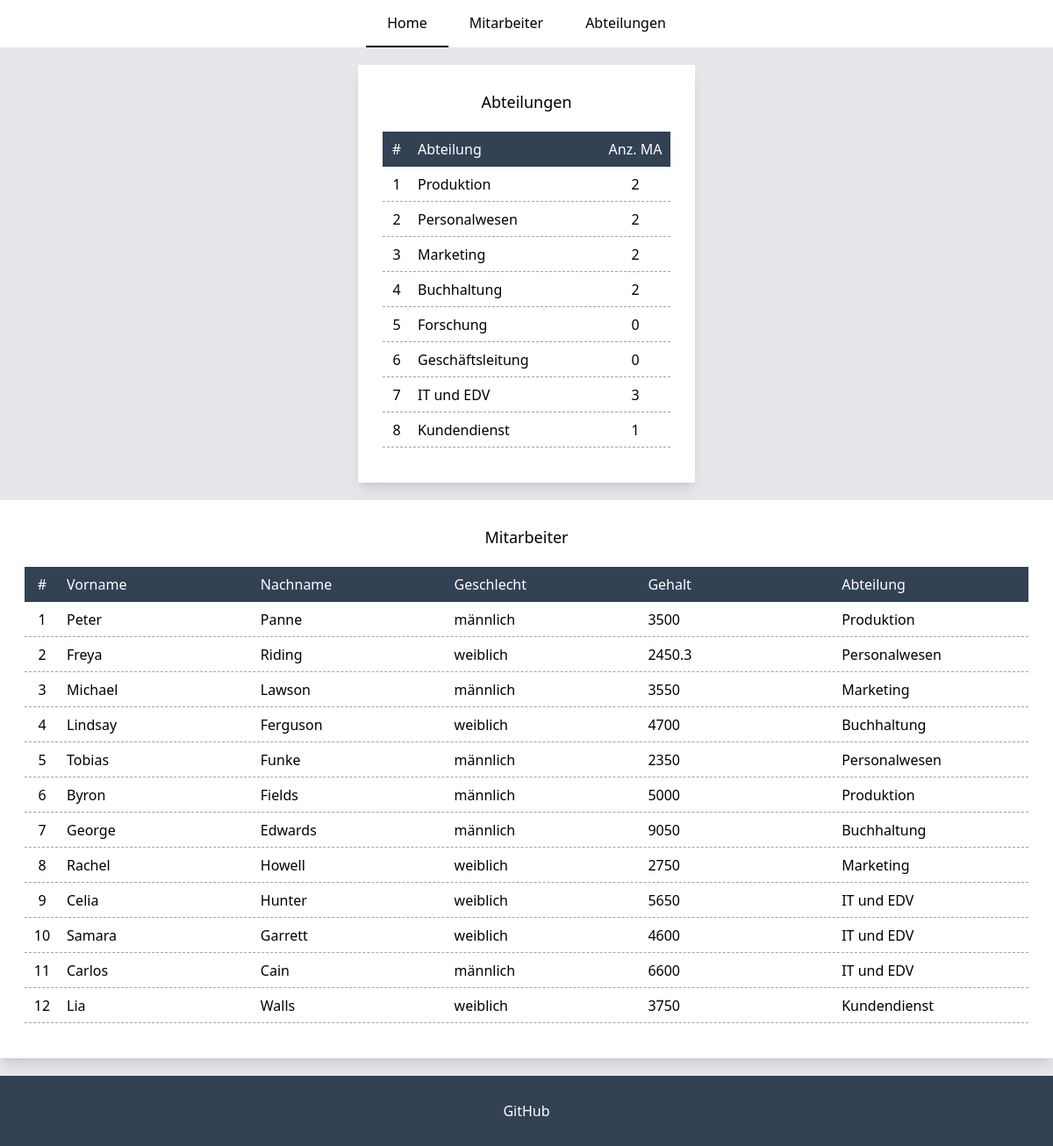
The page / on the database its author committed.
### tables this page shows
create table departments (
                             id int primary key auto_increment,
                             name varchar(45) not null,
                             UNIQUE (name)
);

create table employees (
                           id int primary key auto_increment,
                           firstname varchar(45) not null,
                           lastname varchar(45) not null,
                           gender_id int,
                           salary  double not null,
                           department_id int,
                           FOREIGN KEY(department_id) REFERENCES departments(id)
                               ON DELETE SET NULL
                               ON UPDATE SET NULL,
                           FOREIGN KEY(gender_id) REFERENCES genders(id)
                               ON DELETE SET NULL
                               ON UPDATE SET NULL,
                           CONSTRAINT UC_Employee UNIQUE (firstname,lastname)
);

create table genders (
                         id int primary key auto_increment,
                         gender varchar(10) not null
);

### src/classes/GlobalClass.php (called while the page is built, shortened)
<?php
require_once "src/service/DBApi.php";
abstract class GlobalClass
{
    private DBApi $api;
    private string $tableName;
    protected function __construct(string $tableName)
    {
        $this->api = new DBApi();
        $this->tableName = $tableName;
    }
    public function getAllDepartments(): array
    {
        return $this->api->getDepartments($this->tableName);
    }
    public function getAllEmployees(): array
    {
        return $this->api->getEmployeesWithPK($this->tableName);
    }
}

### src/service/DBConfig.php (called while the page is built, shortened)
<?php
class DBConfig
{
    private static object $dbh;
    public static function connect(): object
    {
        if (!isset(self::$dbh)) {
            try {
                self::$dbh = new mysqli(
                    DB_SERVER,
                    DB_USERNAME,
                    DB_PASSWORD,
                    DB_NAME);
            } catch (Exception $error) {
                onError($error);
                die();
            }
        }
        return self::$dbh;
    }
}

### src/service/DBApi.php (called while the page is built, shortened)
<?php
require_once "DBConfig.php";
class DBApi
{
    public function getDepartments($table): array
    {
        $results = [];
        try {
            $query = "SELECT $table.id, name, COUNT(e.department_id) AS 'count' FROM $table
                            LEFT JOIN employees e ON e.department_id = $table.id
                            GROUP BY $table.id
            ";
            $result = DBConfig::connect()->query($query);
            for ($results = array(); $row = $result->fetch_assoc(); $results[] = $row) ;
        } catch (Exception $error) {
            onError($error);
        }
        return $results;
    }
    public function getEmployeesWithPK($table): array
    {
        $results = [];
        try {
            $query = "SELECT $table.id, firstname, lastname, salary, gender, name
                    FROM $table
                    LEFT JOIN departments d ON d.id = $table.department_id
                    LEFT JOIN genders g ON g.id = $table.gender_id
                    GROUP BY $table.id";
            $result = DBConfig::connect()->query($query);
            for ($results = array(); $row = $result->fetch_assoc(); $results[] = $row) ;
        } catch (Exception $error) {
            onError($error);
        }
        return $results;
    }
}

### src/classes/Department.php (called while the page is built, shortened)
<?php
require_once "GlobalClass.php";
class Department extends GlobalClass
{
    public function getDepartments(): array
    {
        return $this->getAllDepartments();
    }
}

### src/router/Router.php (called while the page is built, shortened)
<?php
require_once "src/service/DBApi.php";
class Router
{
    private array $handlers;
    private function addHandler(string $method, string $path, $handler): void
    {
        $this->handlers[$method . $path] = [
            'path' => $path,
            'method' => $method,
            'handler' => $handler
        ];
    }
    public function run(): void
    {
        $requestUri = parse_url($_SERVER['REQUEST_URI']);
        $requestPath = $requestUri['path'];
        $method = $_SERVER['REQUEST_METHOD'];
        $callback = null;
        foreach ($this->handlers as $handler) {
            if ($handler['path'] === $requestPath && $method === $handler['method']) {
                $callback = $handler['handler'];
            }
        }
        if (is_string($callback)) {
            $parts = explode('::', $callback);
            if (is_array($parts)) {
                $className = array_shift($parts);
                $handler = new $className();
                $method = array_shift($parts);
                $callback = [$handler, $method];
            }
        }
        call_user_func_array($callback, [
            array_merge($_GET, $_POST)
        ]);
    }
}

### index.php (called while the page is built, shortened)
<?php
require_once "src/service/DBApi.php";
require_once "src/classes/Department.php";
require_once "src/classes/views/MainPage.php";
require_once "src/router/Router.php";
$router = new Router();
$router->get('/', MainPage::class . '::getContent');
$router->get('/employees', EmployeePage::class . '::execute');
$router->post('/employees', EmployeePage::class . '::execute');
$router->get('/departments', DepartmentPage::class . '::execute');
$router->post('/departments', DepartmentPage::class . '::execute');
$router->addNotFoundHandler(NotFoundPage::class . '::getContent');
$router->run();

### src/classes/Employee.php (called while the page is built, shortened)
<?php
require_once "GlobalClass.php";
class Employee extends GlobalClass
{
    public function getEmployees(): array
    {
        return $this->getAllEmployees();
    }
}

### src/classes/views/MainPage.php (the view, shortened to what this page needs)
<?php
require_once "src/classes/views/Modules.php";
class MainPage extends Modules
{
    protected function getMiddle(): string
    {
        $sr['departmentsTable'] = $this->showDepartmentsPreView();
        $sr['employeesTable'] = $this->showEmployeesPreView();
        return $this->getReplaceTemplate($sr, "home");
    }
    private function showDepartmentsPreView(): string
    {
        $data = $this->department->getDepartments();
        $html = '';
        foreach ($data as $i => $item) {
            $html .= '
                    <li class="flex h-10 border-b border-gray-400 border-dashed">
                        <span class="flex self-center justify-center w-8">' . ++$i . '</span>
                        <span class="flex self-center basis-20 grow pl-2">' . $item['name'] . '</span>
                        <span class="flex self-center justify-center basis-20 ">' . $item['count'] . '</span>
                    </li>';
        }
        return $html;
    }
    private function showEmployeesPreView(): string
    {
        $data = $this->employee->getEmployees();
        $html = '';
        foreach ($data as $i => $item) {
            $html .= '
                    <li class="flex h-10 border-b border-gray-400 border-dashed">
                        <span class="flex self-center justify-center basis-10 flex-2">' . ++$i . '</span>
                        <span class="flex self-center basis-20 flex-1 pl-2">' . $item['firstname'] . '</span>
                        <span class="
                            flex self-center
                            basis-20 flex-1
                            pl-2
                            ">' . $item['lastname'] . '</span>
                        <span class="flex self-center basis-20 flex-1 pl-2 sm:flex hidden">' . $item['gender'] . '</span>
                        <span class="flex self-center basis-20 flex-1 pl-2 sm:flex hidden">' . $item['salary'] . '</span>
                        <span class="flex self-center basis-20 flex-1 pl-2 sm:flex hidden ">' . $item['name'] . '</span>
                    </li>';
        }
        return $html;
    }
}

### rows shown on the page
departments: name "Produktion", count "2"
departments: name "Personalwesen", count "2"
departments: name "Marketing", count "2"
departments: name "Buchhaltung", count "2"
departments: name "Forschung", count "0"
departments: name "Geschäftsleitung", count "0"
departments: name "IT und EDV", count "3"
departments: name "Kundendienst", count "1"
employees: firstname "Peter", lastname "Panne", gender.gender "männlich", salary "3500", department.name "Produktion"
employees: firstname "Freya", lastname "Riding", gender.gender "weiblich", salary "2450.3", department.name "Personalwesen"
employees: firstname "Michael", lastname "Lawson", gender.gender "männlich", salary "3550", department.name "Marketing"
employees: firstname "Lindsay", lastname "Ferguson", gender.gender "weiblich", salary "4700", department.name "Buchhaltung"
employees: firstname "Tobias", lastname "Funke", gender.gender "männlich", salary "2350", department.name "Personalwesen"
employees: firstname "Byron", lastname "Fields", gender.gender "männlich", salary "5000", department.name "Produktion"
employees: firstname "George", lastname "Edwards", gender.gender "männlich", salary "9050", department.name "Buchhaltung"
employees: firstname "Rachel", lastname "Howell", gender.gender "weiblich", salary "2750", department.name "Marketing"
employees: firstname "Celia", lastname "Hunter", gender.gender "weiblich", salary "5650", department.name "IT und EDV"
employees: firstname "Samara", lastname "Garrett", gender.gender "weiblich", salary "4600", department.name "IT und EDV"
employees: firstname "Carlos", lastname "Cain", gender.gender "männlich", salary "6600", department.name "IT und EDV"
employees: firstname "Lia", lastname "Walls", gender.gender "weiblich", salary "3750", department.name "Kundendienst"

### other values the page prints
$this->getReplaceTemplate($sr, "root") "Home Mitarbeiter Abteilungen Abteilungen # Abteilung Anz. MA Mitarbeiter # Vorname Nachname Geschlecht Gehalt Abteilung GitHub"
